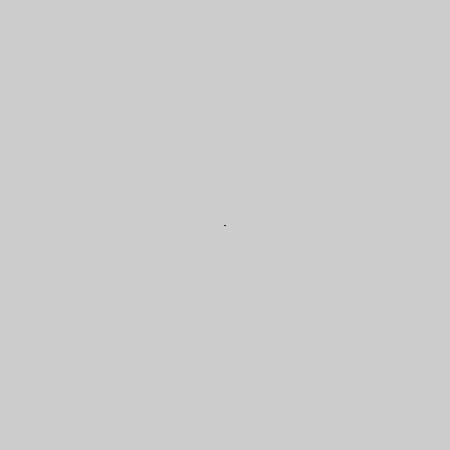
Frame 1 (no input)
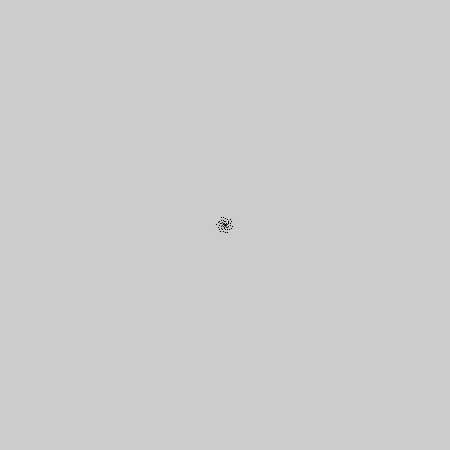
Frame 60 (the mouse pressed at the canvas centre just before this capture)
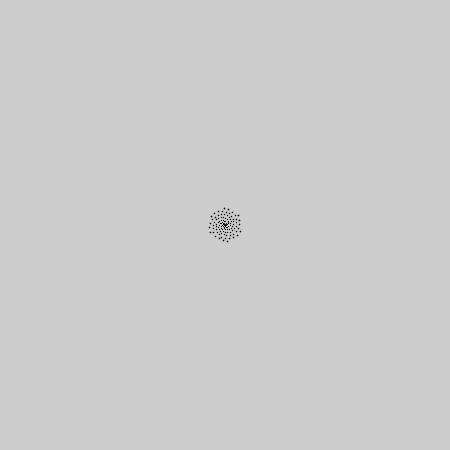
Frame 120 (the mouse held since frame 60 and released just before this capture)

The Processing sketch that drew these frames (run headless with seeded random() and noise(); from frame 60 on, the mouse is pressed at the canvas centre):

// Processing sketch: processing_26606
// ── processing_26606.pde

// Spiral v2 
// Author Rupert Russell
// October 2, 2010 

void setup() {
  size(450, 450);
  noFill();
  smooth();
}

// Global Variables
float x = 0;
float y = 0;
float deg = 1;
float st = 1;
int count = 0;

void draw() {
  strokeWeight(st);
  translate(width/2, height/2);  // translate to center of screen
  rotate(deg);
 
  point(x, y);
  x = x + 0.1;
  y = y + 0.1;
  deg = deg + 1;
  st = st + 0.007;
  count ++;
 
  if (count > 1500) {noLoop();}
}
